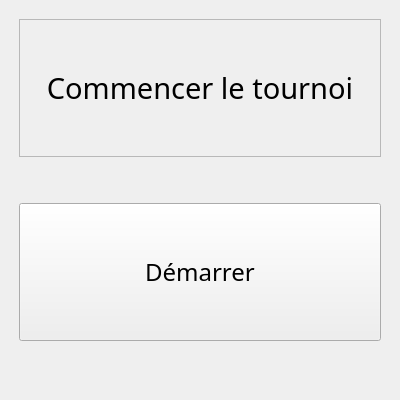
<?xml version="1.0" encoding="UTF-8"?>
<ui version="4.0">
 <class>MainWindow</class>
 <widget class="QMainWindow" name="MainWindow">
  <property name="geometry">
   <rect>
    <x>0</x>
    <y>0</y>
    <width>400</width>
    <height>400</height>
   </rect>
  </property>
  <property name="windowTitle">
   <string>MainWindow</string>
  </property>
  <widget class="QWidget" name="centralwidget">
   <layout class="QGridLayout" name="gridLayout">
    <item row="0" column="0">
     <layout class="QVBoxLayout" name="verticalLayout_2">
      <property name="leftMargin">
       <number>10</number>
      </property>
      <property name="topMargin">
       <number>10</number>
      </property>
      <property name="rightMargin">
       <number>10</number>
      </property>
      <property name="bottomMargin">
       <number>10</number>
      </property>
      <item>
       <widget class="QLabel" name="label">
        <property name="sizePolicy">
         <sizepolicy hsizetype="Preferred" vsizetype="Minimum">
          <horstretch>0</horstretch>
          <verstretch>0</verstretch>
         </sizepolicy>
        </property>
        <property name="minimumSize">
         <size>
          <width>0</width>
          <height>120</height>
         </size>
        </property>
        <property name="font">
         <font>
          <family>Noto Sans</family>
          <pointsize>22</pointsize>
         </font>
        </property>
        <property name="frameShape">
         <enum>QFrame::StyledPanel</enum>
        </property>
        <property name="text">
         <string>Commencer le tournoi</string>
        </property>
        <property name="alignment">
         <set>Qt::AlignCenter</set>
        </property>
       </widget>
      </item>
      <item>
       <spacer name="verticalSpacer_2">
        <property name="orientation">
         <enum>Qt::Vertical</enum>
        </property>
        <property name="sizeType">
         <enum>QSizePolicy::Minimum</enum>
        </property>
        <property name="sizeHint" stdset="0">
         <size>
          <width>20</width>
          <height>40</height>
         </size>
        </property>
       </spacer>
      </item>
      <item>
       <widget class="QPushButton" name="pushButton">
        <property name="sizePolicy">
         <sizepolicy hsizetype="Minimum" vsizetype="Minimum">
          <horstretch>0</horstretch>
          <verstretch>0</verstretch>
         </sizepolicy>
        </property>
        <property name="font">
         <font>
          <family>Noto Sans Light</family>
          <pointsize>18</pointsize>
         </font>
        </property>
        <property name="text">
         <string>Démarrer</string>
        </property>
       </widget>
      </item>
      <item>
       <spacer name="verticalSpacer">
        <property name="orientation">
         <enum>Qt::Vertical</enum>
        </property>
        <property name="sizeType">
         <enum>QSizePolicy::Minimum</enum>
        </property>
        <property name="sizeHint" stdset="0">
         <size>
          <width>20</width>
          <height>40</height>
         </size>
        </property>
       </spacer>
      </item>
     </layout>
    </item>
   </layout>
  </widget>
 </widget>
 <tabstops>
  <tabstop>pushButton</tabstop>
 </tabstops>
 <resources/>
 <connections/>
</ui>
